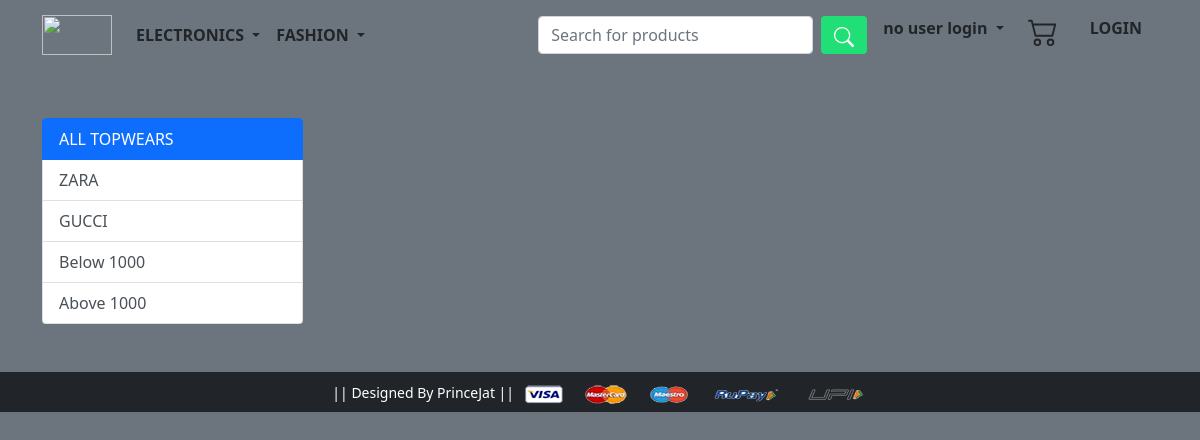
The app's page /topwear/, older data.
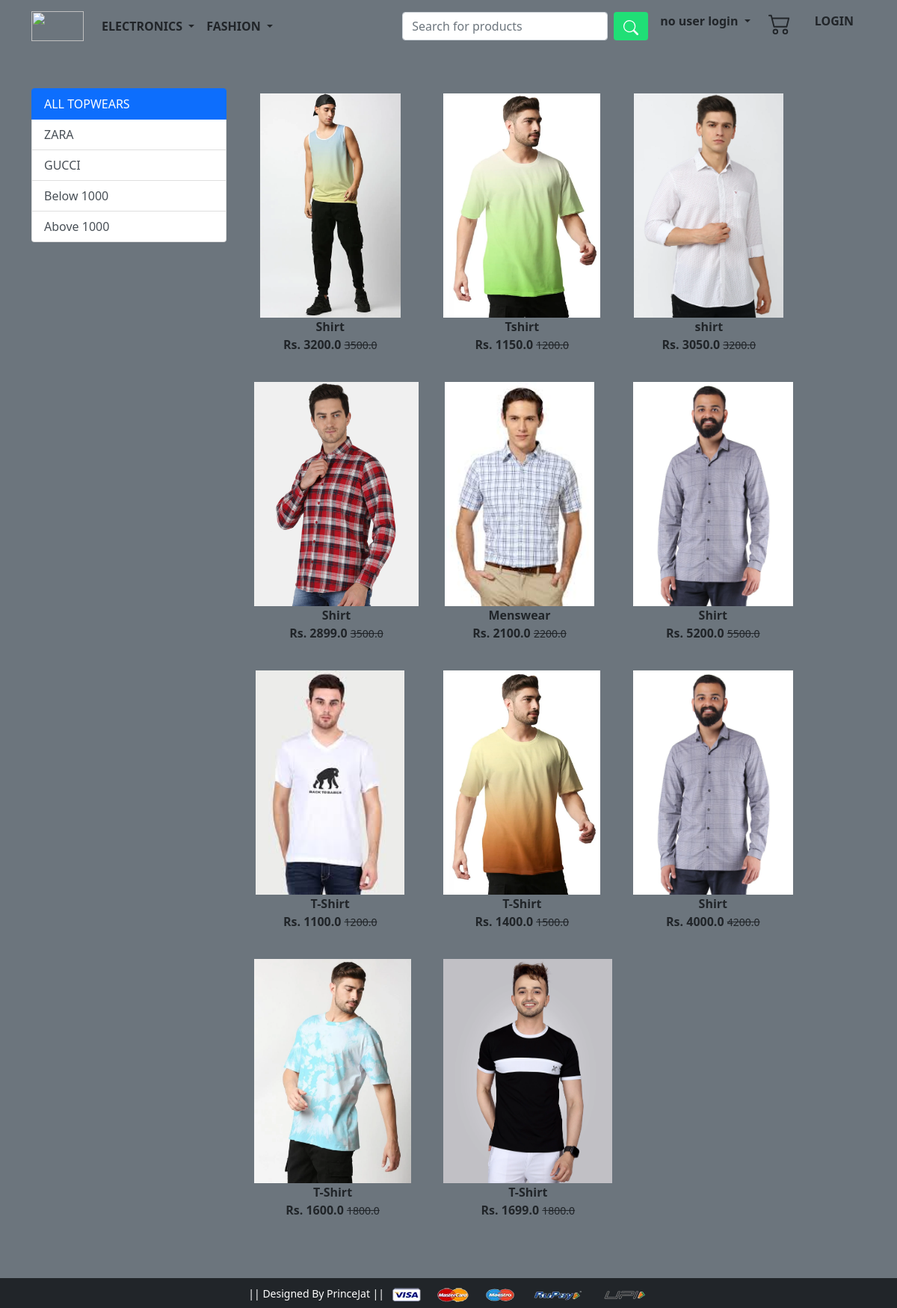
The same page, newer data.
### app/models.py (models this page shows, shortened)
class Product(models.Model):
    title = models.CharField(max_length=100)
    selling_price=models.FloatField()
    discounted_price=models.FloatField()
    description=models.TextField()
    brand = models.CharField(max_length=200)
    category = models.CharField(choices = CATEGORY_CHOICES,max_length=2)
    product_image = models.ImageField(upload_to='producting')

### app/views.py (the view)
# urls.py: path('topwear/', views.topwear, name='topwear'),
def topwear(request, data=None):
    if data == None:
        topwears = Product.objects.filter(category='TW')
    elif data=='ZARA' or data== 'GUCCI':
        topwears = Product.objects.filter(category='TW').filter(brand=data)
    elif data == 'below':
        topwears = Product.objects.filter(category='TW').filter(discounted_price__lt=1000)
    elif data == 'above':
        topwears = Product.objects.filter(category='TW').filter(discounted_price__gt=1000)
    return render(request, 'app/topwear.html',{'topwears':topwears})

### app/templates/app/topwear.html (shortened to what this page needs)
{% extends 'app/base.html' %}
{% load static %}
{% block main-content %}
<div class="container my-5">
 <div class="row">
  <div class="col-sm-3">
    <div class="list-group">
        <a href="{% url 'topwear' %}"
        class="list-group-item list-group-item-action active" area-current="true">ALL TOPWEARS</a>
        <a href="{% url 'topweardata' 'ZARA' %}"
        class="list-group-item list-group-item-action " area-current="true">ZARA</a>
        <a href="{% url 'topweardata' 'GUCCI' %}"
        class="list-group-item list-group-item-action" area-current="true">GUCCI</a>
        <a href="{% url 'topweardata' 'below' %}"
        class="list-group-item list-group-item-action" area-current="true">Below 1000</a>
        <a href="{% url 'topweardata' 'above' %}"
        class="list-group-item list-group-item-action" area-current="true">Above 1000</a>
      </div>
  </div>
  <div class="col-sm-8">
    <div class="row">
      {% for product in topwears %}
        <div class="col-sm-4 text-center mb-4">
          <a href="{% url 'product-detail' product.id %}" class="btn">
            <div class="item">
              <img src="{{product.product_image.url}}" alt="" height="300" class="">
              <div class="fw-bold">{{product.title}}</div>
              <div class="fw-bold">Rs. {{product.discounted_price}}
                <small class="fw-light text-decoration-line-through">{{product.selling_price}}</small>
              </div>
            </div>
          </a>
        </div>
      {% endfor%}
    </div>
  </div>
 </div>
</div>
{% endblock main-content %}

Row changes from the older to the newer data that the page shows:
added Product: product_image (picture), title "Shirt", discounted_price "3200.0", selling_price "3500.0"
added Product: product_image (picture), title "Tshirt", discounted_price "1150.0", selling_price "1200.0"
added Product: product_image (picture), title "shirt", discounted_price "3050.0", selling_price "3200.0"
added Product: product_image (picture), title "Shirt", discounted_price "2899.0", selling_price "3500.0"
added Product: product_image (picture), title "Menswear", discounted_price "2100.0", selling_price "2200.0"
added Product: product_image (picture), title "Shirt", discounted_price "5200.0", selling_price "5500.0"
added Product: product_image (picture), title "T-Shirt", discounted_price "1100.0", selling_price "1200.0"
added Product: product_image (picture), title "T-Shirt", discounted_price "1400.0", selling_price "1500.0"
added Product: product_image (picture), title "Shirt", discounted_price "4000.0", selling_price "4200.0"
added Product: product_image (picture), title "T-Shirt", discounted_price "1600.0", selling_price "1800.0"
added Product: product_image (picture), title "T-Shirt", discounted_price "1699.0", selling_price "1800.0"
